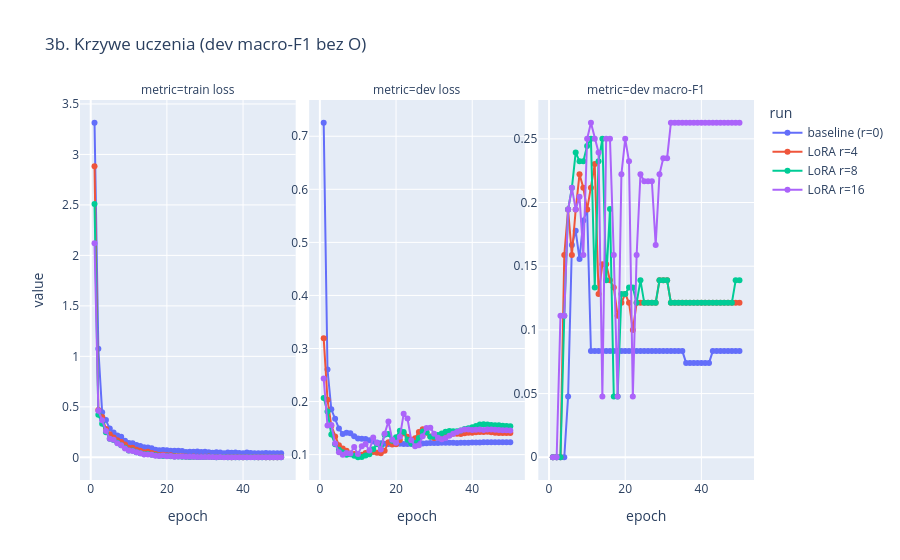
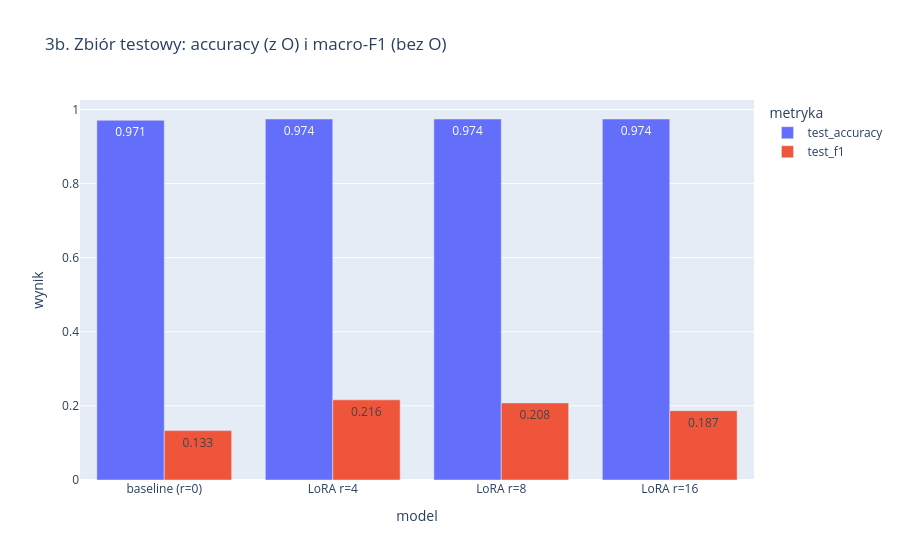

Write notebook code for charts like these, in order.
### Code cell
plot_history({name_of(r): res["history"] for r, res in tokres.items()}, "3b. Krzywe uczenia (dev macro-F1 bez O)").show()
px.bar(
    results_tok.melt(id_vars="model", value_vars=["test_accuracy", "test_f1"], var_name="metryka", value_name="wynik"),
    x="model", y="wynik", color="metryka", barmode="group", text_auto=".3f",
    title="3b. Zbiór testowy: accuracy (z O) i macro-F1 (bez O)",
).show()
for r, res in tokres.items():
    print(f"=== {name_of(r)}")
    print(classification_report(res["test_labels"], res["test_pred"], labels=range(len(TAGS)), target_names=TAGS, digits=3, zero_division=0))

### Figure 1 — Plotly figure (JSON) as saved in the notebook; plotly's stock layout.template omitted (floating-point values rounded to 4 significant figures)
{"data": [{"hovertemplate": "run=baseline (r=0)<br>metric=train loss<br>epoch=%{x}<br>value=%{y}<extra></extra>", "legendgroup": "baseline (r=0)", "line": {"color": "#636efa", "dash": "solid"}, "marker": {"symbol": "circle"}, "mode": "lines+markers", "name": "baseline (r=0)", "orientation": "v", "showlegend": true, "type": "scatter", "x": [1.0, 2.0, 3.0, 4.0, 5.0, 6.0, 7.0, 8.0, 9.0, 10.0, 11.0, 12.0, 13.0, 14.0, 15.0, 16.0, 17.0, 18.0, 19.0, 20.0, 21.0, 22.0, 23.0, 24.0, 25.0, 26.0, 27.0, 28.0, 29.0, 30.0, 31.0, 32.0, 33.0, 34.0, 35.0, 36.0, 37.0, 38.0, 39.0, 40.0, 41.0, 42.0, 43.0, 44.0, 45.0, 46.0, 47.0, 48.0, 49.0, 50.0], "xaxis": "x", "y": [3.314, 1.075, 0.4475, 0.3702, 0.2845, 0.2461, 0.2157, 0.2042, 0.1637, 0.1425, 0.1385, 0.1216, 0.113, 0.09919, 0.09816, 0.08974, 0.07569, 0.06958, 0.07345, 0.07071, 0.06417, 0.06527, 0.06507, 0.06358, 0.05319, 0.05548, 0.05542, 0.05645, 0.0534, 0.05411, 0.05032, 0.04573, 0.04916, 0.04861, 0.04083, 0.04652, 0.04506, 0.04663, 0.04326, 0.04121, 0.04646, 0.04322, 0.04085, 0.03936, 0.03965, 0.04169, 0.0404, 0.03941, 0.04112, 0.03943], "yaxis": "y"}, {"hovertemplate": "run=baseline (r=0)<br>metric=dev loss<br>epoch=%{x}<br>value=%{y}<extra></extra>", "legendgroup": "baseline (r=0)", "line": {"color": "#636efa", "dash": "solid"}, "marker": {"symbol": "circle"}, "mode": "lines+markers", "name": "baseline (r=0)", "orientation": "v", "showlegend": false, "type": "scatter", "x": [1.0, 2.0, 3.0, 4.0, 5.0, 6.0, 7.0, 8.0, 9.0, 10.0, 11.0, 12.0, 13.0, 14.0, 15.0, 16.0, 17.0, 18.0, 19.0, 20.0, 21.0, 22.0, 23.0, 24.0, 25.0, 26.0, 27.0, 28.0, 29.0, 30.0, 31.0, 32.0, 33.0, 34.0, 35.0, 36.0, 37.0, 38.0, 39.0, 40.0, 41.0, 42.0, 43.0, 44.0, 45.0, 46.0, 47.0, 48.0, 49.0, 50.0], "xaxis": "x2", "y": [0.7255, 0.2604, 0.1854, 0.1675, 0.1494, 0.1389, 0.1411, 0.1403, 0.1345, 0.1304, 0.1301, 0.1292, 0.1271, 0.1246, 0.1228, 0.1212, 0.1203, 0.12, 0.1204, 0.1205, 0.1206, 0.1202, 0.12, 0.1201, 0.1204, 0.1207, 0.121, 0.1215, 0.1217, 0.1217, 0.1219, 0.1222, 0.1224, 0.1223, 0.1223, 0.1221, 0.1223, 0.1223, 0.1226, 0.1226, 0.1228, 0.123, 0.1232, 0.1232, 0.1233, 0.1233, 0.1234, 0.1233, 0.1234, 0.1235], "yaxis": "y2"}, {"hovertemplate": "run=baseline (r=0)<br>metric=dev macro-F1<br>epoch=%{x}<br>value=%{y}<extra></extra>", "legendgroup": "baseline (r=0)", "line": {"color": "#636efa", "dash": "solid"}, "marker": {"symbol": "circle"}, "mode": "lines+markers", "name": "baseline (r=0)", "orientation": "v", "showlegend": false, "type": "scatter", "x": [1.0, 2.0, 3.0, 4.0, 5.0, 6.0, 7.0, 8.0, 9.0, 10.0, 11.0, 12.0, 13.0, 14.0, 15.0, 16.0, 17.0, 18.0, 19.0, 20.0, 21.0, 22.0, 23.0, 24.0, 25.0, 26.0, 27.0, 28.0, 29.0, 30.0, 31.0, 32.0, 33.0, 34.0, 35.0, 36.0, 37.0, 38.0, 39.0, 40.0, 41.0, 42.0, 43.0, 44.0, 45.0, 46.0, 47.0, 48.0, 49.0, 50.0], "xaxis": "x3", "y": [0.0, 0.0, 0.0, 0.0, 0.04762, 0.1667, 0.1778, 0.1556, 0.1859, 0.1944, 0.08333, 0.08333, 0.08333, 0.08333, 0.08333, 0.08333, 0.08333, 0.08333, 0.08333, 0.08333, 0.08333, 0.08333, 0.08333, 0.08333, 0.08333, 0.08333, 0.08333, 0.08333, 0.08333, 0.08333, 0.08333, 0.08333, 0.08333, 0.08333, 0.08333, 0.07407, 0.07407, 0.07407, 0.07407, 0.07407, 0.07407, 0.07407, 0.08333, 0.08333, 0.08333, 0.08333, 0.08333, 0.08333, 0.08333, 0.08333], "yaxis": "y3"}, {"hovertemplate": "run=LoRA r=4<br>metric=train loss<br>epoch=%{x}<br>value=%{y}<extra></extra>", "legendgroup": "LoRA r=4", "line": {"color": "#EF553B", "dash": "solid"}, "marker": {"symbol": "circle"}, "mode": "lines+markers", "name": "LoRA r=4", "orientation": "v", "showlegend": true, "type": "scatter", "x": [1.0, 2.0, 3.0, 4.0, 5.0, 6.0, 7.0, 8.0, 9.0, 10.0, 11.0, 12.0, 13.0, 14.0, 15.0, 16.0, 17.0, 18.0, 19.0, 20.0, 21.0, 22.0, 23.0, 24.0, 25.0, 26.0, 27.0, 28.0, 29.0, 30.0, 31.0, 32.0, 33.0, 34.0, 35.0, 36.0, 37.0, 38.0, 39.0, 40.0, 41.0, 42.0, 43.0, 44.0, 45.0, 46.0, 47.0, 48.0, 49.0, 50.0], "xaxis": "x", "y": [2.882, 0.4692, 0.3984, 0.2803, 0.2272, 0.1953, 0.1681, 0.1526, 0.1279, 0.09549, 0.09447, 0.0737, 0.06613, 0.05032, 0.05435, 0.04187, 0.03236, 0.0241, 0.02588, 0.01996, 0.0197, 0.01401, 0.01411, 0.0104, 0.008809, 0.005774, 0.008889, 0.005209, 0.005559, 0.005577, 0.006892, 0.00398, 0.002669, 0.003816, 0.002054, 0.002049, 0.001608, 0.002358, 0.002351, 0.001728, 0.002661, 0.002568, 0.002296, 0.001455, 0.002126, 0.001572, 0.001677, 0.00154, 0.001542, 0.002032], "yaxis": "y"}, {"hovertemplate": "run=LoRA r=4<br>metric=dev loss<br>epoch=%{x}<br>value=%{y}<extra></extra>", "legendgroup": "LoRA r=4", "line": {"color": "#EF553B", "dash": "solid"}, "marker": {"symbol": "circle"}, "mode": "lines+markers", "name": "LoRA r=4", "orientation": "v", "showlegend": false, "type": "scatter", "x": [1.0, 2.0, 3.0, 4.0, 5.0, 6.0, 7.0, 8.0, 9.0, 10.0, 11.0, 12.0, 13.0, 14.0, 15.0, 16.0, 17.0, 18.0, 19.0, 20.0, 21.0, 22.0, 23.0, 24.0, 25.0, 26.0, 27.0, 28.0, 29.0, 30.0, 31.0, 32.0, 33.0, 34.0, 35.0, 36.0, 37.0, 38.0, 39.0, 40.0, 41.0, 42.0, 43.0, 44.0, 45.0, 46.0, 47.0, 48.0, 49.0, 50.0], "xaxis": "x2", "y": [0.3196, 0.2035, 0.1545, 0.1341, 0.1175, 0.1115, 0.1075, 0.1021, 0.1013, 0.09898, 0.09974, 0.1032, 0.1029, 0.1051, 0.1036, 0.1024, 0.1072, 0.1235, 0.1193, 0.1196, 0.1274, 0.1401, 0.1337, 0.1279, 0.1311, 0.1427, 0.1477, 0.1412, 0.1343, 0.1311, 0.1333, 0.136, 0.1377, 0.1392, 0.1395, 0.1392, 0.139, 0.1405, 0.1412, 0.1413, 0.1421, 0.1427, 0.1427, 0.1429, 0.1423, 0.1412, 0.1406, 0.1409, 0.1409, 0.1408], "yaxis": "y2"}, {"hovertemplate": "run=LoRA r=4<br>metric=dev macro-F1<br>epoch=%{x}<br>value=%{y}<extra></extra>", "legendgroup": "LoRA r=4", "line": {"color": "#EF553B", "dash": "solid"}, "marker": {"symbol": "circle"}, "mode": "lines+markers", "name": "LoRA r=4", "orientation": "v", "showlegend": false, "type": "scatter", "x": [1.0, 2.0, 3.0, 4.0, 5.0, 6.0, 7.0, 8.0, 9.0, 10.0, 11.0, 12.0, 13.0, 14.0, 15.0, 16.0, 17.0, 18.0, 19.0, 20.0, 21.0, 22.0, 23.0, 24.0, 25.0, 26.0, 27.0, 28.0, 29.0, 30.0, 31.0, 32.0, 33.0, 34.0, 35.0, 36.0, 37.0, 38.0, 39.0, 40.0, 41.0, 42.0, 43.0, 44.0, 45.0, 46.0, 47.0, 48.0, 49.0, 50.0], "xaxis": "x3", "y": [0.0, 0.0, 0.0, 0.1587, 0.1944, 0.1587, 0.1944, 0.2222, 0.2115, 0.1944, 0.2115, 0.2302, 0.1282, 0.1515, 0.1515, 0.1389, 0.1333, 0.1111, 0.1212, 0.1282, 0.1212, 0.1, 0.1212, 0.1212, 0.1212, 0.1212, 0.1212, 0.1212, 0.1389, 0.1389, 0.1389, 0.1212, 0.1212, 0.1212, 0.1212, 0.1212, 0.1212, 0.1212, 0.1212, 0.1212, 0.1212, 0.1212, 0.1212, 0.1212, 0.1212, 0.1212, 0.1212, 0.1212, 0.1212, 0.1212], "yaxis": "y3"}, {"hovertemplate": "run=LoRA r=8<br>metric=train loss<br>epoch=%{x}<br>value=%{y}<extra></extra>", "legendgroup": "LoRA r=8", "line": {"color": "#00cc96", "dash": "solid"}, "marker": {"symbol": "circle"}, "mode": "lines+markers", "name": "LoRA r=8", "orientation": "v", "showlegend": true, "type": "scatter", "x": [1.0, 2.0, 3.0, 4.0, 5.0, 6.0, 7.0, 8.0, 9.0, 10.0, 11.0, 12.0, 13.0, 14.0, 15.0, 16.0, 17.0, 18.0, 19.0, 20.0, 21.0, 22.0, 23.0, 24.0, 25.0, 26.0, 27.0, 28.0, 29.0, 30.0, 31.0, 32.0, 33.0, 34.0, 35.0, 36.0, 37.0, 38.0, 39.0, 40.0, 41.0, 42.0, 43.0, 44.0, 45.0, 46.0, 47.0, 48.0, 49.0, 50.0], "xaxis": "x", "y": [2.51, 0.4206, 0.3323, 0.249, 0.1834, 0.1708, 0.1454, 0.1188, 0.09573, 0.0686, 0.0676, 0.05025, 0.04144, 0.02917, 0.03267, 0.02581, 0.01988, 0.01649, 0.01371, 0.01285, 0.01025, 0.008603, 0.007967, 0.006311, 0.005267, 0.003271, 0.00467, 0.003247, 0.003159, 0.002163, 0.005257, 0.002108, 0.001361, 0.002553, 0.001884, 0.001201, 0.001097, 0.001364, 0.001341, 0.0008756, 0.001793, 0.002162, 0.001328, 0.001158, 0.001266, 0.001169, 0.001194, 0.000986, 0.000981, 0.001049], "yaxis": "y"}, {"hovertemplate": "run=LoRA r=8<br>metric=dev loss<br>epoch=%{x}<br>value=%{y}<extra></extra>", "legendgroup": "LoRA r=8", "line": {"color": "#00cc96", "dash": "solid"}, "marker": {"symbol": "circle"}, "mode": "lines+markers", "name": "LoRA r=8", "orientation": "v", "showlegend": false, "type": "scatter", "x": [1.0, 2.0, 3.0, 4.0, 5.0, 6.0, 7.0, 8.0, 9.0, 10.0, 11.0, 12.0, 13.0, 14.0, 15.0, 16.0, 17.0, 18.0, 19.0, 20.0, 21.0, 22.0, 23.0, 24.0, 25.0, 26.0, 27.0, 28.0, 29.0, 30.0, 31.0, 32.0, 33.0, 34.0, 35.0, 36.0, 37.0, 38.0, 39.0, 40.0, 41.0, 42.0, 43.0, 44.0, 45.0, 46.0, 47.0, 48.0, 49.0, 50.0], "xaxis": "x2", "y": [0.2069, 0.1811, 0.138, 0.1196, 0.1093, 0.1044, 0.09985, 0.1007, 0.09769, 0.09505, 0.09554, 0.0983, 0.1006, 0.1103, 0.1196, 0.1159, 0.1374, 0.1388, 0.1263, 0.1326, 0.1451, 0.1428, 0.1282, 0.121, 0.1222, 0.1314, 0.1436, 0.142, 0.1339, 0.1338, 0.1369, 0.14, 0.143, 0.1443, 0.144, 0.1439, 0.1457, 0.1485, 0.1496, 0.1515, 0.1538, 0.1569, 0.1574, 0.1567, 0.1558, 0.1553, 0.1553, 0.1544, 0.1538, 0.1535], "yaxis": "y2"}, {"hovertemplate": "run=LoRA r=8<br>metric=dev macro-F1<br>epoch=%{x}<br>value=%{y}<extra></extra>", "legendgroup": "LoRA r=8", "line": {"color": "#00cc96", "dash": "solid"}, "marker": {"symbol": "circle"}, "mode": "lines+markers", "name": "LoRA r=8", "orientation": "v", "showlegend": false, "type": "scatter", "x": [1.0, 2.0, 3.0, 4.0, 5.0, 6.0, 7.0, 8.0, 9.0, 10.0, 11.0, 12.0, 13.0, 14.0, 15.0, 16.0, 17.0, 18.0, 19.0, 20.0, 21.0, 22.0, 23.0, 24.0, 25.0, 26.0, 27.0, 28.0, 29.0, 30.0, 31.0, 32.0, 33.0, 34.0, 35.0, 36.0, 37.0, 38.0, 39.0, 40.0, 41.0, 42.0, 43.0, 44.0, 45.0, 46.0, 47.0, 48.0, 49.0, 50.0], "xaxis": "x3", "y": [0.0, 0.0, 0.0, 0.1111, 0.1944, 0.2115, 0.2393, 0.2323, 0.2323, 0.2444, 0.25, 0.1333, 0.2323, 0.25, 0.1389, 0.1949, 0.04762, 0.04762, 0.1282, 0.1282, 0.1333, 0.1333, 0.1212, 0.1389, 0.1212, 0.1212, 0.1212, 0.1212, 0.1389, 0.1389, 0.1389, 0.1212, 0.1212, 0.1212, 0.1212, 0.1212, 0.1212, 0.1212, 0.1212, 0.1212, 0.1212, 0.1212, 0.1212, 0.1212, 0.1212, 0.1212, 0.1212, 0.1212, 0.1389, 0.1389], "yaxis": "y3"}, {"hovertemplate": "run=LoRA r=16<br>metric=train loss<br>epoch=%{x}<br>value=%{y}<extra></extra>", "legendgroup": "LoRA r=16", "line": {"color": "#ab63fa", "dash": "solid"}, "marker": {"symbol": "circle"}, "mode": "lines+markers", "name": "LoRA r=16", "orientation": "v", "showlegend": true, "type": "scatter", "x": [1.0, 2.0, 3.0, 4.0, 5.0, 6.0, 7.0, 8.0, 9.0, 10.0, 11.0, 12.0, 13.0, 14.0, 15.0, 16.0, 17.0, 18.0, 19.0, 20.0, 21.0, 22.0, 23.0, 24.0, 25.0, 26.0, 27.0, 28.0, 29.0, 30.0, 31.0, 32.0, 33.0, 34.0, 35.0, 36.0, 37.0, 38.0, 39.0, 40.0, 41.0, 42.0, 43.0, 44.0, 45.0, 46.0, 47.0, 48.0, 49.0, 50.0], "xaxis": "x", "y": [2.119, 0.4607, 0.3677, 0.2611, 0.185, 0.1742, 0.1402, 0.1196, 0.08812, 0.06844, 0.06233, 0.05035, 0.03952, 0.02686, 0.02709, 0.0265, 0.01586, 0.01361, 0.01748, 0.009614, 0.0136, 0.005038, 0.008027, 0.008842, 0.004524, 0.005234, 0.005128, 0.003168, 0.004228, 0.00277, 0.003298, 0.002173, 0.001824, 0.001984, 0.001071, 0.001062, 0.001193, 0.001021, 0.001341, 0.0006127, 0.001355, 0.001333, 0.0008787, 0.0008142, 0.0007937, 0.0009647, 0.0007973, 0.00089, 0.0006203, 0.0007318], "yaxis": "y"}, {"hovertemplate": "run=LoRA r=16<br>metric=dev loss<br>epoch=%{x}<br>value=%{y}<extra></extra>", "legendgroup": "LoRA r=16", "line": {"color": "#ab63fa", "dash": "solid"}, "marker": {"symbol": "circle"}, "mode": "lines+markers", "name": "LoRA r=16", "orientation": "v", "showlegend": false, "type": "scatter", "x": [1.0, 2.0, 3.0, 4.0, 5.0, 6.0, 7.0, 8.0, 9.0, 10.0, 11.0, 12.0, 13.0, 14.0, 15.0, 16.0, 17.0, 18.0, 19.0, 20.0, 21.0, 22.0, 23.0, 24.0, 25.0, 26.0, 27.0, 28.0, 29.0, 30.0, 31.0, 32.0, 33.0, 34.0, 35.0, 36.0, 37.0, 38.0, 39.0, 40.0, 41.0, 42.0, 43.0, 44.0, 45.0, 46.0, 47.0, 48.0, 49.0, 50.0], "xaxis": "x2", "y": [0.2436, 0.1548, 0.1558, 0.1209, 0.1043, 0.09997, 0.1029, 0.1022, 0.1142, 0.101, 0.116, 0.1199, 0.1077, 0.1324, 0.122, 0.1097, 0.1394, 0.1626, 0.1283, 0.1224, 0.1336, 0.1768, 0.1681, 0.127, 0.116, 0.1177, 0.1348, 0.15, 0.1504, 0.1395, 0.1318, 0.1289, 0.1313, 0.1357, 0.1393, 0.1426, 0.1455, 0.1472, 0.1475, 0.1463, 0.1467, 0.1474, 0.1466, 0.1475, 0.1472, 0.1467, 0.1464, 0.146, 0.1459, 0.1456], "yaxis": "y2"}, {"hovertemplate": "run=LoRA r=16<br>metric=dev macro-F1<br>epoch=%{x}<br>value=%{y}<extra></extra>", "legendgroup": "LoRA r=16", "line": {"color": "#ab63fa", "dash": "solid"}, "marker": {"symbol": "circle"}, "mode": "lines+markers", "name": "LoRA r=16", "orientation": "v", "showlegend": false, "type": "scatter", "x": [1.0, 2.0, 3.0, 4.0, 5.0, 6.0, 7.0, 8.0, 9.0, 10.0, 11.0, 12.0, 13.0, 14.0, 15.0, 16.0, 17.0, 18.0, 19.0, 20.0, 21.0, 22.0, 23.0, 24.0, 25.0, 26.0, 27.0, 28.0, 29.0, 30.0, 31.0, 32.0, 33.0, 34.0, 35.0, 36.0, 37.0, 38.0, 39.0, 40.0, 41.0, 42.0, 43.0, 44.0, 45.0, 46.0, 47.0, 48.0, 49.0, 50.0], "xaxis": "x3", "y": [0.0, 0.0, 0.1111, 0.1111, 0.1944, 0.2115, 0.1944, 0.2045, 0.1587, 0.25, 0.2626, 0.25, 0.2393, 0.04762, 0.25, 0.25, 0.1587, 0.04762, 0.2222, 0.25, 0.2323, 0.04762, 0.1587, 0.2222, 0.2167, 0.2167, 0.2167, 0.1667, 0.2222, 0.2348, 0.2348, 0.2626, 0.2626, 0.2626, 0.2626, 0.2626, 0.2626, 0.2626, 0.2626, 0.2626, 0.2626, 0.2626, 0.2626, 0.2626, 0.2626, 0.2626, 0.2626, 0.2626, 0.2626, 0.2626], "yaxis": "y3"}], "layout": {"annotations": [{"font": {}, "showarrow": false, "text": "metric=train loss", "x": 0.16, "xanchor": "center", "xref": "paper", "y": 1.0, "yanchor": "bottom", "yref": "paper"}, {"font": {}, "showarrow": false, "text": "metric=dev loss", "x": 0.5, "xanchor": "center", "xref": "paper", "y": 1.0, "yanchor": "bottom", "yref": "paper"}, {"font": {}, "showarrow": false, "text": "metric=dev macro-F1", "x": 0.84, "xanchor": "center", "xref": "paper", "y": 1.0, "yanchor": "bottom", "yref": "paper"}], "legend": {"title": {"text": "run"}, "tracegroupgap": 0}, "title": {"text": "3b. Krzywe uczenia (dev macro-F1 bez O)"}, "xaxis": {"anchor": "y", "domain": [0.0, 0.32], "title": {"text": "epoch"}}, "xaxis2": {"anchor": "y2", "domain": [0.34, 0.66], "matches": "x", "title": {"text": "epoch"}}, "xaxis3": {"anchor": "y3", "domain": [0.68, 1.0], "matches": "x", "title": {"text": "epoch"}}, "yaxis": {"anchor": "x", "domain": [0.0, 1.0], "showticklabels": true, "title": {"text": "value"}}, "yaxis2": {"anchor": "x2", "domain": [0.0, 1.0], "showticklabels": true}, "yaxis3": {"anchor": "x3", "domain": [0.0, 1.0], "showticklabels": true}}}

### Figure 2 — Plotly figure (JSON) as saved in the notebook; plotly's stock layout.template omitted (floating-point values rounded to 4 significant figures)
{"data": [{"alignmentgroup": "True", "hovertemplate": "metryka=test_accuracy<br>model=%{x}<br>wynik=%{y}<extra></extra>", "legendgroup": "test_accuracy", "marker": {"color": "#636efa", "pattern": {"shape": ""}}, "name": "test_accuracy", "offsetgroup": "test_accuracy", "orientation": "v", "showlegend": true, "textposition": "auto", "texttemplate": "%{y:.3f}", "type": "bar", "x": ["baseline (r=0)", "LoRA r=4", "LoRA r=8", "LoRA r=16"], "xaxis": "x", "y": [0.9709, 0.9744, 0.9744, 0.9744], "yaxis": "y"}, {"alignmentgroup": "True", "hovertemplate": "metryka=test_f1<br>model=%{x}<br>wynik=%{y}<extra></extra>", "legendgroup": "test_f1", "marker": {"color": "#EF553B", "pattern": {"shape": ""}}, "name": "test_f1", "offsetgroup": "test_f1", "orientation": "v", "showlegend": true, "textposition": "auto", "texttemplate": "%{y:.3f}", "type": "bar", "x": ["baseline (r=0)", "LoRA r=4", "LoRA r=8", "LoRA r=16"], "xaxis": "x", "y": [0.1333, 0.2164, 0.2081, 0.1872], "yaxis": "y"}], "layout": {"barmode": "group", "legend": {"title": {"text": "metryka"}, "tracegroupgap": 0}, "title": {"text": "3b. Zbiór testowy: accuracy (z O) i macro-F1 (bez O)"}, "xaxis": {"anchor": "y", "domain": [0.0, 1.0], "title": {"text": "model"}}, "yaxis": {"anchor": "x", "domain": [0.0, 1.0], "title": {"text": "wynik"}}}}
